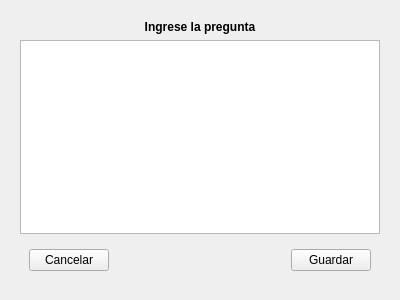
<?xml version="1.0" encoding="UTF-8"?>
<ui version="4.0">
 <class>Pregunta</class>
 <widget class="QWidget" name="Pregunta">
  <property name="geometry">
   <rect>
    <x>0</x>
    <y>0</y>
    <width>400</width>
    <height>300</height>
   </rect>
  </property>
  <property name="windowTitle">
   <string>Form</string>
  </property>
  <layout class="QVBoxLayout" name="verticalLayout">
   <property name="leftMargin">
    <number>20</number>
   </property>
   <property name="topMargin">
    <number>20</number>
   </property>
   <property name="rightMargin">
    <number>20</number>
   </property>
   <property name="bottomMargin">
    <number>20</number>
   </property>
   <item>
    <widget class="QLabel" name="label">
     <property name="text">
      <string>&lt;html&gt;&lt;head/&gt;&lt;body&gt;&lt;p align=&quot;center&quot;&gt;&lt;span style=&quot; font-weight:600;&quot;&gt;Ingrese la pregunta&lt;/span&gt;&lt;/p&gt;&lt;/body&gt;&lt;/html&gt;</string>
     </property>
     <property name="margin">
      <number>10</number>
     </property>
    </widget>
   </item>
   <item>
    <widget class="QTextEdit" name="tPregunta"/>
   </item>
   <item>
    <widget class="QWidget" name="widget" native="true">
     <layout class="QHBoxLayout" name="horizontalLayout">
      <item>
       <widget class="QPushButton" name="bCancelar">
        <property name="text">
         <string>Cancelar</string>
        </property>
       </widget>
      </item>
      <item>
       <spacer name="horizontalSpacer">
        <property name="orientation">
         <enum>Qt::Horizontal</enum>
        </property>
        <property name="sizeHint" stdset="0">
         <size>
          <width>167</width>
          <height>20</height>
         </size>
        </property>
       </spacer>
      </item>
      <item>
       <widget class="QPushButton" name="bGuardar">
        <property name="text">
         <string>Guardar</string>
        </property>
       </widget>
      </item>
     </layout>
    </widget>
   </item>
  </layout>
 </widget>
 <resources/>
 <connections/>
</ui>
